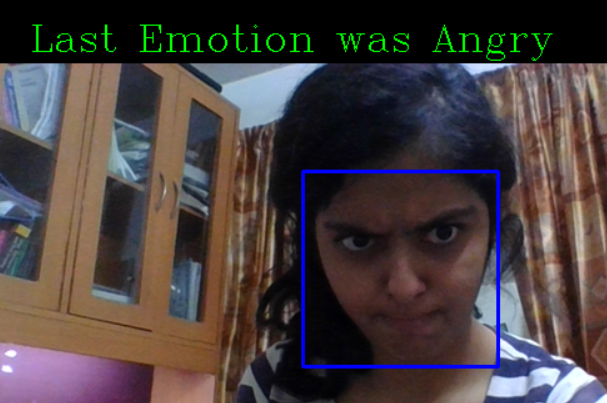
#> input picture Images/Emotioin_Angry (1).png, 607 x 403 px, given in place of the camera
$ jupyter execute --allow-errors Real_Time.ipynb   (text cells are left out)
#> lines starting #> are read from the running program, lines starting #| are printed output that depends on the picture; after the words box and inside, x2 and y2 are one past the last pixel; in counts of white or black regions, pixels touching at a corner belong together
[cell 1]
import cv2
import pickle
import numpy as np
import matplotlib.pyplot as plt

[cell 2]
emotions = {0:"Angry", 1:"Disgust", 2:"Fear", 3:"Happy", 4:"Sad", 5:"Surprise", 6:"Neutral"}
file= "C:\\Users\\Sohaib Fazal\\Downloads\\2017267_mod12.sav"
#> (the rest of this cell did not finish here and is left out)

[cell 3]
FACE_CLASSIFIER = cv2.CascadeClassifier(cv2.data.haarcascades + 'haarcascade_frontalface_default.xml')

[cell 4]
def return_prediction(image_path):

    ####The image read is converted to grayscale
    ####The image is read from the path and is resized to (48,48) for fitting to CNN
    #### The image is predicted by checking th maximum probability among the classes.

    img = cv2.imread(image_path)
    gray = cv2.cvtColor(img, cv2.COLOR_BGR2GRAY)
    cv2.imwrite(image_path, gray)


    img = cv2.imread(image_path)
    gray = cv2.cvtColor(img, cv2.COLOR_BGR2GRAY)
    faces = FACE_CLASSIFIER.detectMultiScale(gray, 1.5, 1)

    for (x,y,w,h) in faces:
        face_clip = img[y:y+h, x:x+w]
        imj = cv2.resize(face_clip,(48,48))
        cv2.imwrite(image_path, imj)

    read_image = cv2.imread(image_path,0)

    print(read_image.shape)
    read_image = cv2.resize(read_image,(48,48))
    read_image = read_image.reshape(read_image.shape[0], read_image.shape[1],1)

    X_test_im =[]
    X_test_im.append(read_image)
    X_test_im = np.array(X_test_im)
    X_test_im = X_test_im.reshape((1,48,48,1))

    predicted_classes = model.predict_classes(X_test_im)
    print(predicted_classes[0])
    emotion_label = predicted_classes[0]
    return emotions[emotion_label]

[cell 5]
cam = cv2.VideoCapture(0)

def func(text, cam):

    ### Press 1 to quit reading
    ### Press space for Taking the picture

#> called with text = 'None'
    while(True):
        ret, img = cam.read()
#> img is the input picture: shape (403, 607, 3); mean B, G, R 63.8, 63.6, 72.7
        gray = cv2.cvtColor(img, cv2.COLOR_BGR2GRAY)
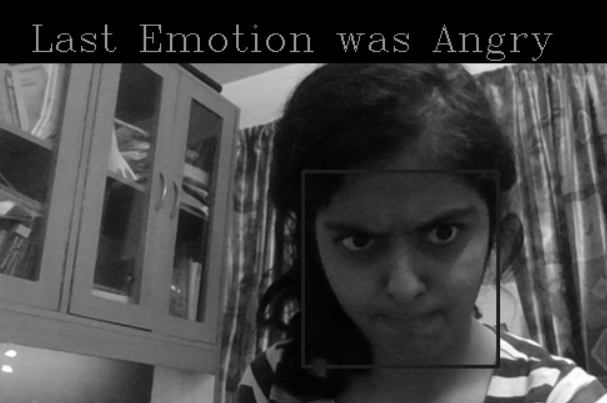
#> gray: shape (403, 607); min 0, max 255, mean 66.3
        font = cv2.FONT_HERSHEY_COMPLEX
        cv2.putText(img, "Last Emotion was "+str(text), (50,50), font, 1.0, (0,255 , 0), 1)
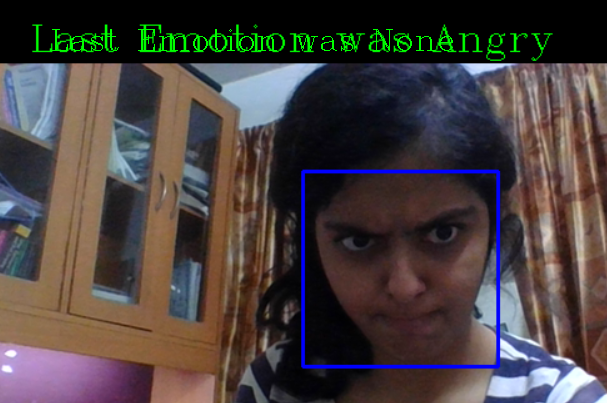
#> img: shape (403, 607, 3); 0.51% of pixels changed, all inside (x1, y1, x2, y2) = (52, 29, 453, 51)


        faces = FACE_CLASSIFIER.detectMultiScale(gray, 1.3, 3)
#> faces = [[301, 171, 192, 192]]
        for x,y,w,h in faces:
            cv2.rectangle(img, (x,y), (x+w, y+h), (255, 0, 0), 2)
#> this loop made 1 pass
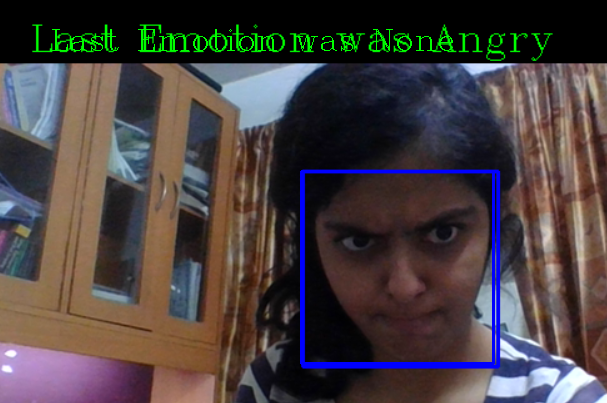
#> img: shape (403, 607, 3); 0.63% of pixels changed, all inside (x1, y1, x2, y2) = (300, 170, 495, 365)

        cv2.imshow("Image", img)


        if cv2.waitKey(1) == ord(' '):
#> (key Esc is pressed here)
            cv2.imwrite("test.jpg", img)
            text = return_prediction("test.jpg")
            func(text, cam)
            break

        if cv2.waitKey(1) == ord('1'):
#> (key Esc is pressed here)
            cam.release()
            cv2.destroyAllWindows()
            break

$ run again, on Images/Emotion_Fear (1).png
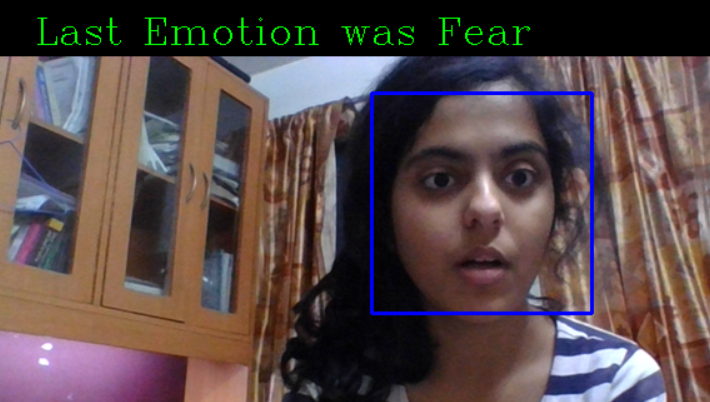
#> input picture Images/Emotion_Fear (1).png, 710 x 402 px, given in place of the camera
#> in func, img is the input picture: shape (402, 710, 3); mean B, G, R 73.6, 73.3, 88.1
#> in func, `cv2.putText(img, "Last Emotion was "+str(text), (50,50), font, 1.0, (0..`:
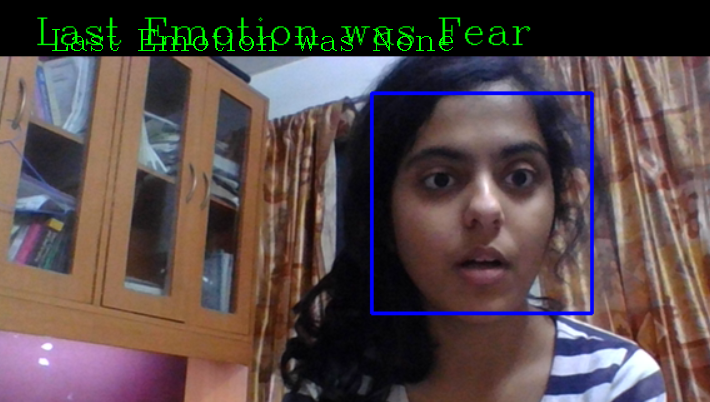
#> img: shape (402, 710, 3); 0.43% of pixels changed, all inside (x1, y1, x2, y2) = (52, 29, 453, 51)
#> faces = [[368, 90, 224, 224]]
#> the loop in func, `for x,y,w,h in faces:` made 1 pass
#> after the loop in func, `for x,y,w,h in faces:`:
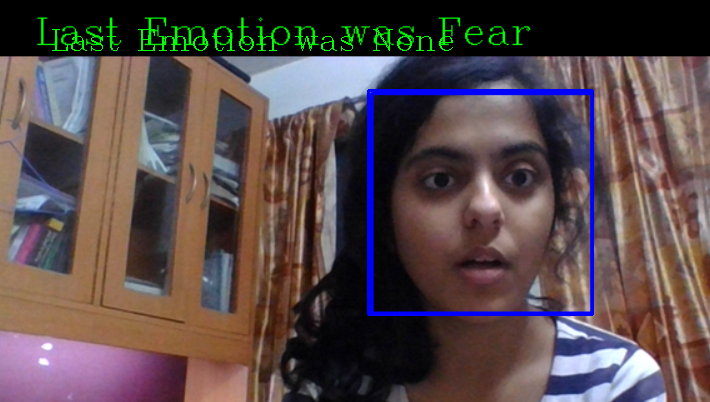
#> img: shape (402, 710, 3); 0.63% of pixels changed, all inside (x1, y1, x2, y2) = (367, 89, 594, 316)

$ run again, on Images/Emotion_Happy (1).png
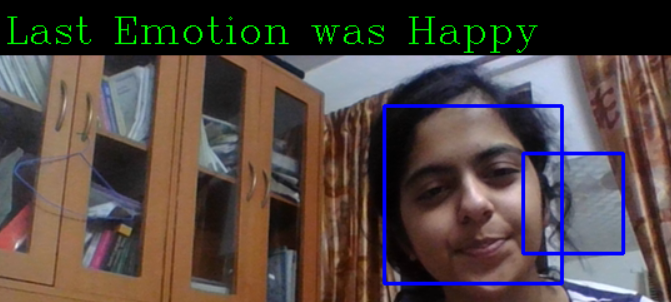
#> input picture Images/Emotion_Happy (1).png, 671 x 302 px, given in place of the camera
#> in func, img is the input picture: shape (302, 671, 3); mean B, G, R 68.7, 72, 83.6
#> in func, `cv2.putText(img, "Last Emotion was "+str(text), (50,50), font, 1.0, (0..`:
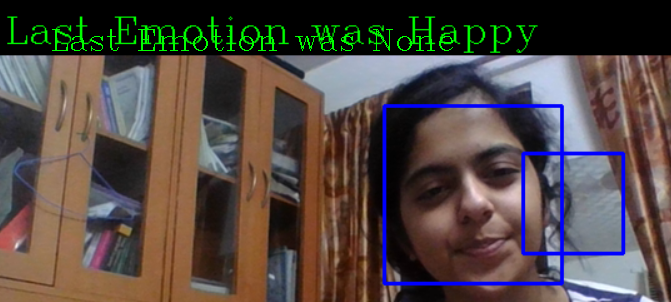
#> img: shape (302, 671, 3); 0.63% of pixels changed, all inside (x1, y1, x2, y2) = (52, 29, 453, 51)
#> faces = [[376, 105, 182, 182]]
#> the loop in func, `for x,y,w,h in faces:` made 1 pass
#> after the loop in func, `for x,y,w,h in faces:`:
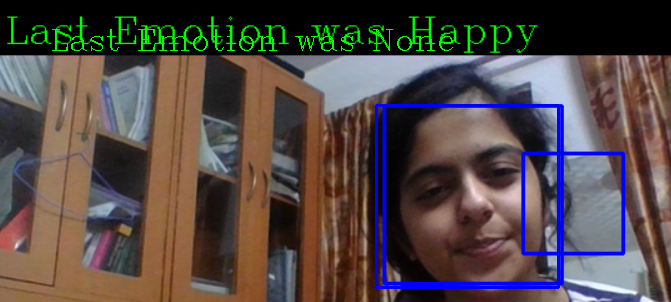
#> img: shape (302, 671, 3); 0.89% of pixels changed, all inside (x1, y1, x2, y2) = (375, 104, 560, 289)

$ run again, on Images/Emotion_Neutral (1).png
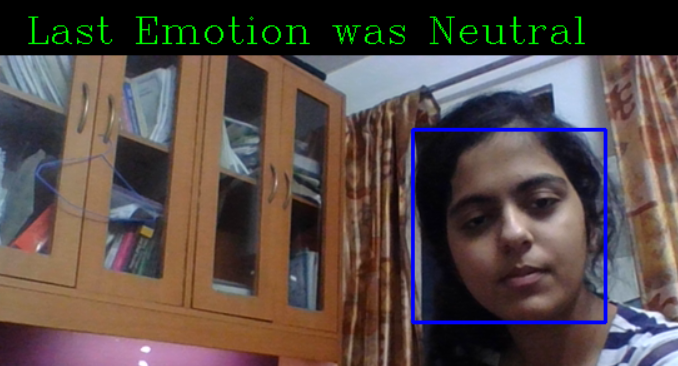
#> input picture Images/Emotion_Neutral (1).png, 678 x 366 px, given in place of the camera
#> in func, img is the input picture: shape (366, 678, 3); mean B, G, R 71.5, 75, 87.8
#> in func, `cv2.putText(img, "Last Emotion was "+str(text), (50,50), font, 1.0, (0..`:
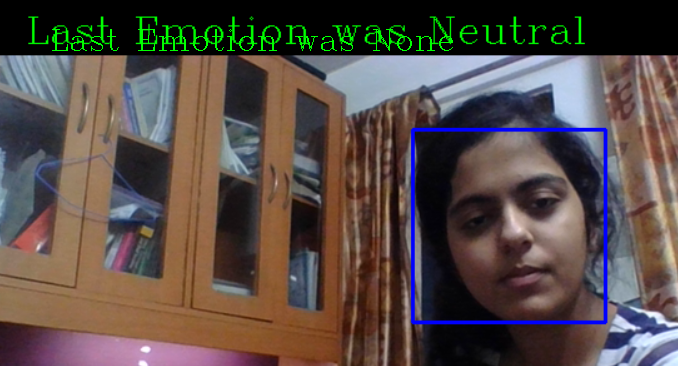
#> img: shape (366, 678, 3); 0.52% of pixels changed, all inside (x1, y1, x2, y2) = (52, 29, 453, 51)
#> faces = [[422, 138, 176, 176]]
#> the loop in func, `for x,y,w,h in faces:` made 1 pass
#> after the loop in func, `for x,y,w,h in faces:`:
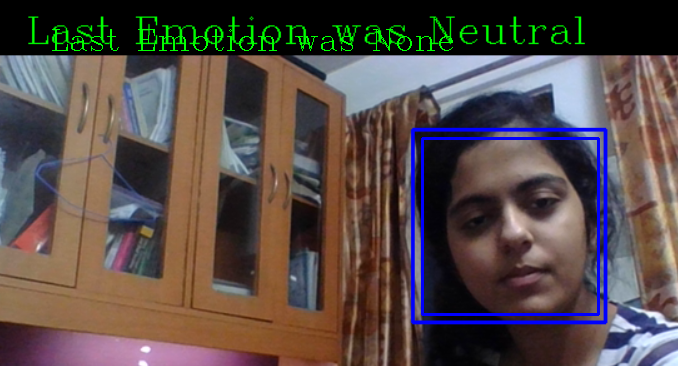
#> img: shape (366, 678, 3); 0.85% of pixels changed, all inside (x1, y1, x2, y2) = (421, 137, 600, 316)
